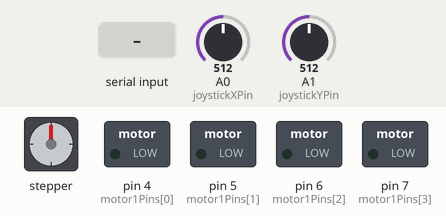
A sketch run on a simulated Arduino Uno, built with avr-gcc and run on an emulated ATmega328P. Parts: stepper motor, switched loads named in the sketch (green lamp = pin HIGH). Wiring (inferred from the names in the program): stepper motor (2048 steps per turn assumed): coils pin 9, pin 10, pin 11, pin 12. The inputs (shaded band) are chosen by the test bench; at power-on: A0 (joystickXPin) = 512, A1 (joystickYPin) = 512. Pins used as bus, display or sensor lines are not drawn.

Above: at 1.2 s.
1.3 s: A0 (joystickXPin) set to 888
2.8 s: A0 (joystickXPin) set to 910
At 5.35 s:
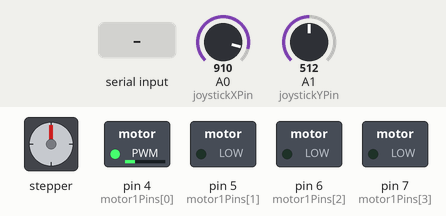
5.8 s: A1 (joystickYPin) set to 890
8.8 s: A1 (joystickYPin) set to 910
At 9.23 s:
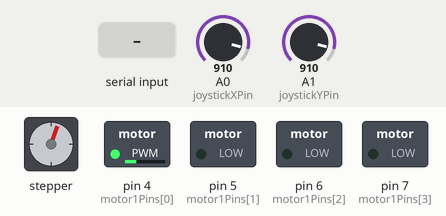
At 9.83 s:
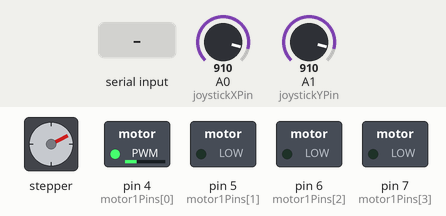
11.8 s: A0 (joystickXPin) set to 900
At 12.23 s:
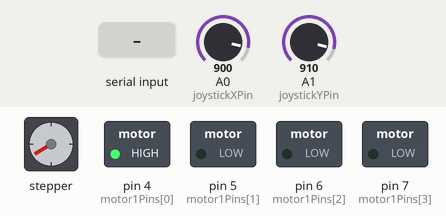
14.8 s: "90,45\n" received over Serial
Timing chart, 0 to 18.8 s (numbered marks = the images above; inputs shaded):
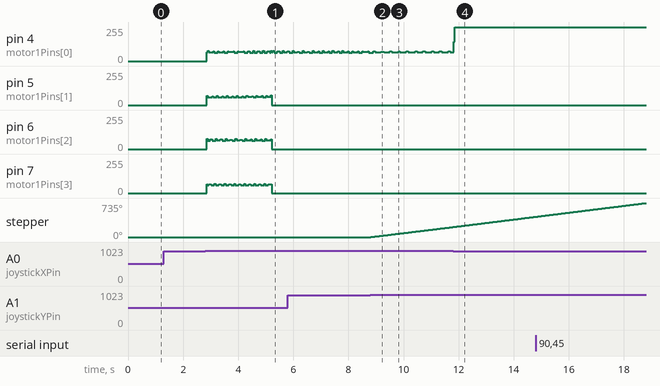

The sketch:

CommsWithSpeedControl.ino
```cpp
// Define the pins for the stepper motor
const int motor1Pins[] = {4, 5, 6, 7};
const int motor2Pins[] = {9, 10, 11, 12};
const int MAX_SPEED = 10;

const int joystickXPin = A0;
const int joystickYPin = A1;
const int joystickThreshold = 100;

void setup() {
  Serial.begin(115200);  // Set the baud rate for serial communication
  // Set the motor pins as outputs
  for (int i = 0; i < 4; i++) {
    pinMode(motor1Pins[i], OUTPUT);
  }
  for (int i = 0; i < 4; i++) {
    pinMode(motor2Pins[i], OUTPUT);
  }
}

int topXThresh = 1120;
int bottomXThresh = 880;
int topYThresh = 1120;
int bottomYThresh = 880;

float pos1 = 1000.0;
float pos2 = 1000.0;
int number1 = 5;
int number2 = 5;
void loop() {
  if (Serial.available() >= 2) {  // Check if at least 2 bytes are available
    number1 = Serial.read() - '0';
    number2 = Serial.read() - '0';
    while (Serial.available() >= 2){
      number1 = Serial.read() - '0';  // Read the first digit and convert it to an integer
      number2 = Serial.read() - '0';  // Read the second digit and convert it to an integer
    }

    // Ensure the values are within the valid range
    number1 = constrain(number1, 1, 9);
    number2 = constrain(number2, 1, 9);
  }
  int joystickXValue = analogRead(joystickXPin);
  int joystickYValue = analogRead(joystickYPin);
  for (int i = 0; i < 2; i++) {
    if (number1 <= 4 and pos1 < topXThresh and joystickXValue < 900 or joystickXValue < 100){
      setMotor1Step(int(pos1));
      if(joystickXValue < 100){
        pos1++;
      }else{
        pos1+=0.25*(5-number1);
      }
    }else if (number1 >= 6 and pos1 > bottomXThresh and joystickXValue > 100 or joystickXValue > 900){
      setMotor1Step(int(pos1));
      if(joystickXValue > 900){
        pos1--;
      }else{
        pos1-=0.25*(number1-5);
      }
    }
    if (number2 <= 4 and pos2 < topYThresh and joystickYValue > 100 or joystickYValue > 900){
      setMotor2Step(int(pos2));
      if(joystickYValue > 900){
        pos2++;
      }else{
        pos2+=0.25*(5-number2);
      }
    }else if (number2 >= 6 and pos2 > bottomYThresh and joystickYValue < 900 or joystickYValue < 100){
      setMotor2Step(int(pos2));
      if(joystickYValue < 100){
        pos2--;
      }else{
        pos2-=0.25*(number2-5);
      }
    }
    delayMicroseconds(2200); // Adjust the delay between steps as desired
  }
}

void setMotor1Step(int step) {
  for (int i = 0; i < 4; i++) {
    digitalWrite(motor1Pins[i], (i == step or i == (step+1)%4) ? HIGH : LOW);
  }
}
void setMotor2Step(int step) {
  for (int i = 0; i < 4; i++) {
    digitalWrite(motor2Pins[i], (i == step or i == (step+1)%4) ? HIGH : LOW);
  }
}
```

Measured:
- the behaviour switches between 900 and 901 on A0 (joystickXPin) (found by bisection; images 0 and 1)
- the behaviour switches between 900 and 901 on A1 (joystickYPin) (found by bisection; images 1 and 2)
- after the input at 1.3 s, every drawn part: stays the same
- after the input at 8.8 s, stepper: keeps turning clockwise at about 73°/s, starting at once
